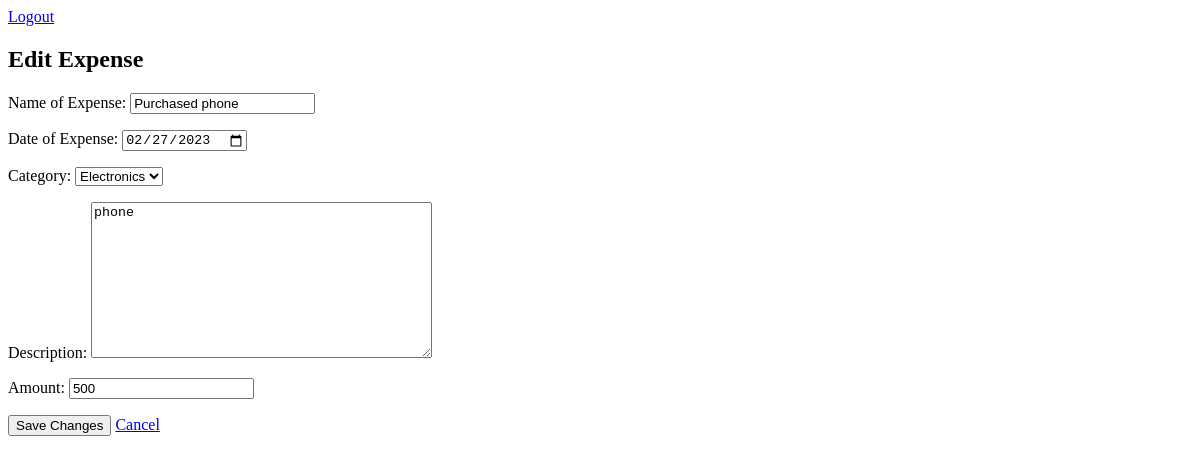
The page /edit-expense/24/ (signed in) on the database its author committed.
### expenses/models.py (models this page shows, shortened)
class Expense(models.Model):
    name = models.CharField(max_length=140, verbose_name='Name of Expense')
    date_of_expense = models.DateField(verbose_name='Date of Expense')
    category = models.CharField(max_length=20, choices=CATEGORY_CHOICES)
    description = models.TextField(verbose_name='Description')
    amount = models.PositiveIntegerField(verbose_name='Amount', default=0)
    created_by = models.ForeignKey(User, on_delete=models.CASCADE, related_name='expenses')
    created_at = models.DateTimeField(auto_now_add=True)
    updated_at = models.DateTimeField(auto_now=True)

### expenses/views.py (the view)
# urls.py: path('edit-expense/<int:expense_id>/', views.update_expense, name='update_expense'),
@login_required
def update_expense(request, expense_id):
    if request.user.is_superuser:
        expense=get_object_or_404(Expense,id=expense_id)
    else:
        expense = get_object_or_404(Expense, id=expense_id, created_by=request.user)
    if request.method == 'POST':
        form = CreateExpenseForm(request.POST or None, instance=expense)
        if form.is_valid():
            form.save()
            return redirect('view_expenses')
    else:
        form = CreateExpenseForm(instance=expense)
    return render(request, 'edit_expense.html', {'form': form, 'expense': expense})

### expenses/forms.py
class CreateExpenseForm(forms.ModelForm):
    class Meta:
        model = Expense
        fields = ['name', 'date_of_expense', 'category', 'description', 'amount']
        widgets = {
            'date_of_expense': forms.DateInput(attrs={'type': 'date'}),
        }

### expenses/templates/edit_expense.html (shortened to what this page needs)
{% extends 'base.html' %}
{% block content %}
  <h2>Edit Expense</h2>
  <form method="post">
    {{ form.as_p }}
    <button type="submit" value="update_expense">Save Changes</button>
    <a href="{% url 'view_expenses' %}">Cancel</a>
  </form>
{% endblock %}

### rows shown on the page
Expense: name "Purchased phone", date_of_expense "02/27/2023", category "Electronics", description "phone", amount "500"
